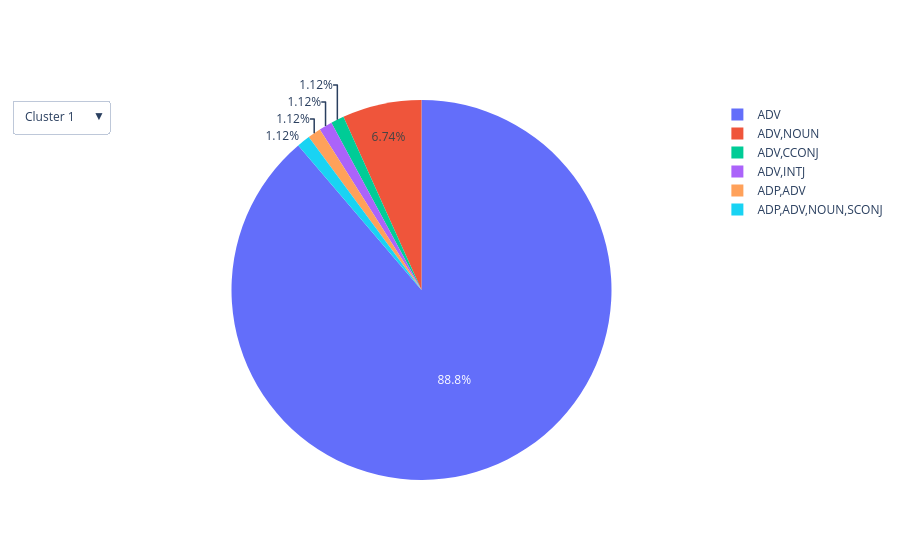

The cell this chart's notebook holds for it:
### Code cell
import plotly.graph_objs as go
from plotly.subplots import make_subplots

# Function to create a pie chart for a given cluster
def create_pie_chart(cluster_id):
    pos_counts = {}
    for pos_list in clusters_pos[cluster_id]:
        # Join the list into a single string to represent the combination
        pos_key = ','.join(sorted(pos_list))
        pos_counts[pos_key] = pos_counts.get(pos_key, 0) + 1

    labels = list(pos_counts.keys())
    values = list(pos_counts.values())

    return labels, values

# Create dropdown menu
fig = go.Figure()

# Add traces for each cluster
for cluster_id in clusters_pos.keys():
    labels, values = create_pie_chart(cluster_id)
    fig.add_trace(
        go.Pie(labels=labels, values=values, visible=(cluster_id == list(clusters.keys())[0]))
    )

# Update layout with dropdown menu
fig.update_layout(
    updatemenus=[
        {
            "buttons": [
                {
                    "label": f"Cluster {cluster_id}",
                    "method": "update",
                    "args": [
                        {"visible": [cluster_id == c for c in clusters_pos.keys()]},
                        {"title": f"POS Distribution for Cluster {cluster_id}"}
                    ]
                }
                for cluster_id in clusters_pos.keys()
            ],
            "direction": "down",
            "showactive": True,
        }
    ]
)

# Show the figure
fig.show()

### Figure 1 — Plotly figure (JSON) as saved in the notebook; plotly's stock layout.template omitted (floating-point values rounded to 4 significant figures)
{"data": [{"labels": ["ADV", "ADV,NOUN", "ADV,CCONJ", "ADV,INTJ", "ADP,ADV", "ADP,ADV,NOUN,SCONJ"], "type": "pie", "values": [79, 6, 1, 1, 1, 1], "visible": true}, {"labels": ["ADV", "AUX,NOUN,VERB", "PRON", "ADJ,DET,PRON", "SCONJ", "PRON,X", "ADV,NOUN", "ADV,SCONJ", "ADV,PRON,SCONJ", "ADV,NOUN,SCONJ", "PRON,PROPN,SYM,X"], "type": "pie", "values": [8, 2, 16, 1, 2, 1, 1, 1, 1, 1, 1], "visible": false}, {"labels": ["ADV", "ADV,INTJ,NOUN", "NOUN"], "type": "pie", "values": [5, 1, 2], "visible": false}, {"labels": ["SYM", "NUM", "NUM,X", "ADP,ADV", "ADJ,ADP,ADV,NOUN", "CCONJ", "CCONJ,NOUN", "NOUN,NUM", "ADJ,DET,PRON", "ADP", "ADP,CCONJ,SCONJ", "ADP,ADV,NOUN", "ADP,PROPN,X", "ADP,NOUN", "PRON", "ADP,PRON", "ADV", "ADJ,ADV,NOUN", "ADV,INTJ,X", "ADJ,ADP,NOUN", "DET,PRON", "ADV,DET", "ADJ,ADP", "ADV,CCONJ", "ADP,X"], "type": "pie", "values": [3, 25, 1, 7, 1, 7, 1, 3, 1, 11, 1, 1, 2, 3, 1, 1, 6, 1, 1, 1, 1, 1, 2, 2, 1], "visible": false}, {"labels": ["ADJ", "ADJ,NOUN", "DET,PRON", "ADJ,PRON", "ADJ,INTJ,NOUN", "ADJ,INTJ", "DET,PRON,X", "DET", "ADJ,DET", "ADJ,ADV,NOUN", "DET,X", "ADJ,ADV,NOUN,X", "ADJ,ADV", "ADJ,NOUN,NUM", "DET,NOUN", "ADJ,DET,PRON", "ADJ,ADV,DET,PRON", "DET,NUM,PRON,X"], "type": "pie", "values": [40, 20, 1, 1, 1, 1, 1, 2, 2, 8, 1, 1, 2, 1, 1, 1, 1, 1], "visible": false}, {"labels": ["PROPN", "PROPN,X", "NUM,PROPN,X", "NUM,PROPN", "NUM", "NUM,X", "ADP,X", "X"], "type": "pie", "values": [5, 13, 1, 2, 3, 1, 2, 1], "visible": false}, {"labels": ["PROPN,X", "X", "ADP,X"], "type": "pie", "values": [2, 4, 1], "visible": false}, {"labels": ["VERB", "ADJ", "NOUN,VERB", "ADJ,INTJ,NOUN", "AUX,VERB", "ADJ,NOUN", "INTJ,NOUN", "ADJ,ADV", "ADJ,DET"], "type": "pie", "values": [538, 13, 15, 1, 2, 4, 1, 1, 1], "visible": false}, {"labels": ["NUM", "ADJ,NUM", "NUM,PROPN,X", "NUM,X", "PROPN", "NOUN,PROPN", "PROPN,X", "NOUN", "ADJ,PROPN", "ADJ,NOUN", "NOUN,X", "ADV,NOUN", "ADJ,ADV,NOUN", "INTJ,NOUN", "ADJ,NOUN,X", "ADJ,ADP,NOUN", "NOUN,VERB", "NOUN,PRON", "ADV,NOUN,X", "ADJ"], "type": "pie", "values": [29, 1, 1, 1, 31, 8, 4, 1106, 1, 96, 12, 7, 2, 1, 2, 1, 3, 1, 1, 1], "visible": false}, {"labels": ["SYM", "NUM", "PROPN,SYM,X", "PROPN", "PROPN,X", "NOUN,PROPN,SYM,X", "NOUN,PROPN", "NOUN,PROPN,X", "NOUN,NUM,PROPN,SYM,X", "X", "ADP,X", "NOUN", "NOUN,X", "PRON", "ADV,NOUN", "ADJ,ADV,NOUN", "ADV,NOUN,X", "ADJ,NOUN", "NOUN,SYM", "CCONJ,NOUN,X", "ADJ,NOUN,X", "ADJ,NOUN,PROPN"], "type": "pie", "values": [4, 95, 2, 138, 26, 1, 1, 1, 1, 1, 1, 123, 4, 4, 1, 1, 1, 2, 1, 1, 1, 1], "visible": false}, {"labels": ["ADV,NOUN", "ADV", "ADJ,NOUN", "NOUN", "ADP,ADV", "VERB", "ADJ"], "type": "pie", "values": [2, 2, 3, 5, 1, 1, 1], "visible": false}, {"labels": ["SYM", "ADJ", "ADJ,NOUN", "ADJ,X", "ADJ,ADV,NOUN", "ADJ,ADV", "ADV,X", "ADJ,NOUN,X", "ADJ,DET,NOUN,PRON", "ADJ,ADP,NOUN"], "type": "pie", "values": [1, 136, 182, 2, 1, 2, 1, 1, 1, 1], "visible": false}, {"labels": ["NOUN,PROPN,SYM"], "type": "pie", "values": [1], "visible": false}], "layout": {"updatemenus": [{"buttons": [{"args": [{"visible": [true, false, false, false, false, false, false, false, false, false, false, false, false]}, {"title": "POS Distribution for Cluster 1"}], "label": "Cluster 1", "method": "update"}, {"args": [{"visible": [false, true, false, false, false, false, false, false, false, false, false, false, false]}, {"title": "POS Distribution for Cluster 2"}], "label": "Cluster 2", "method": "update"}, {"args": [{"visible": [false, false, true, false, false, false, false, false, false, false, false, false, false]}, {"title": "POS Distribution for Cluster 3"}], "label": "Cluster 3", "method": "update"}, {"args": [{"visible": [false, false, false, true, false, false, false, false, false, false, false, false, false]}, {"title": "POS Distribution for Cluster 4"}], "label": "Cluster 4", "method": "update"}, {"args": [{"visible": [false, false, false, false, true, false, false, false, false, false, false, false, false]}, {"title": "POS Distribution for Cluster 5"}], "label": "Cluster 5", "method": "update"}, {"args": [{"visible": [false, false, false, false, false, true, false, false, false, false, false, false, false]}, {"title": "POS Distribution for Cluster 6"}], "label": "Cluster 6", "method": "update"}, {"args": [{"visible": [false, false, false, false, false, false, true, false, false, false, false, false, false]}, {"title": "POS Distribution for Cluster 7"}], "label": "Cluster 7", "method": "update"}, {"args": [{"visible": [false, false, false, false, false, false, false, true, false, false, false, false, false]}, {"title": "POS Distribution for Cluster 8"}], "label": "Cluster 8", "method": "update"}, {"args": [{"visible": [false, false, false, false, false, false, false, false, true, false, false, false, false]}, {"title": "POS Distribution for Cluster 9"}], "label": "Cluster 9", "method": "update"}, {"args": [{"visible": [false, false, false, false, false, false, false, false, false, true, false, false, false]}, {"title": "POS Distribution for Cluster 10"}], "label": "Cluster 10", "method": "update"}, {"args": [{"visible": [false, false, false, false, false, false, false, false, false, false, true, false, false]}, {"title": "POS Distribution for Cluster 11"}], "label": "Cluster 11", "method": "update"}, {"args": [{"visible": [false, false, false, false, false, false, false, false, false, false, false, true, false]}, {"title": "POS Distribution for Cluster 12"}], "label": "Cluster 12", "method": "update"}, {"args": [{"visible": [false, false, false, false, false, false, false, false, false, false, false, false, true]}, {"title": "POS Distribution for Cluster 13"}], "label": "Cluster 13", "method": "update"}], "direction": "down", "showactive": true}]}}
